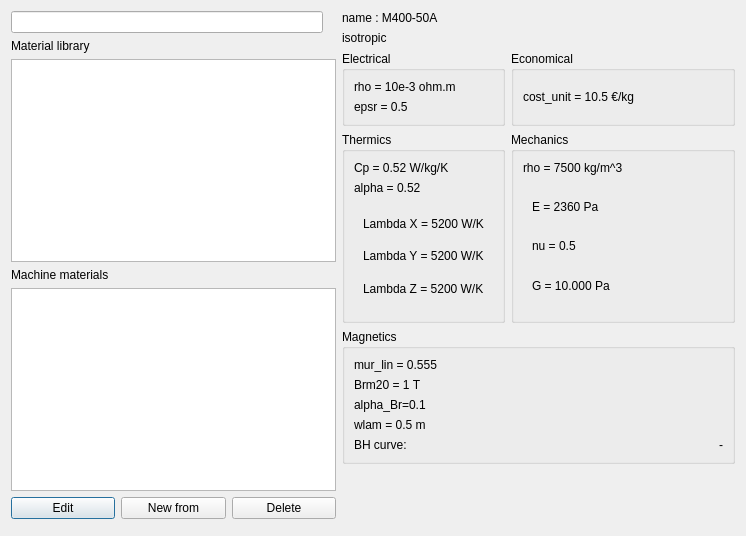
<?xml version="1.0" encoding="UTF-8"?>
<ui version="4.0">
 <class>DMatLib</class>
 <widget class="QDialog" name="DMatLib">
  <property name="geometry">
   <rect>
    <x>0</x>
    <y>0</y>
    <width>746</width>
    <height>536</height>
   </rect>
  </property>
  <property name="windowTitle">
   <string>Material Library</string>
  </property>
  <layout class="QVBoxLayout" name="verticalLayout_11">
   <item>
    <layout class="QHBoxLayout" name="horizontalLayout_2">
     <item>
      <layout class="QVBoxLayout" name="verticalLayout_3">
       <item>
        <layout class="QHBoxLayout" name="horizontalLayout_9">
         <item>
          <widget class="QLineEdit" name="le_search"/>
         </item>
         <item>
          <widget class="QLabel" name="img_search">
           <property name="text">
            <string/>
           </property>
           <property name="pixmap">
            <pixmap>
                                                    :/images/images/icon/search.png
                                                </pixmap>
           </property>
           <property name="scaledContents">
            <bool>true</bool>
           </property>
          </widget>
         </item>
        </layout>
       </item>
       <item>
        <layout class="QVBoxLayout" name="verticalLayout_12">
         <item>
          <widget class="QLabel" name="in_reference_mat_lib">
           <property name="text">
            <string>Material library</string>
           </property>
          </widget>
         </item>
         <item>
          <widget class="QListWidget" name="nav_mat"/>
         </item>
         <item>
          <widget class="QLabel" name="in_machine_mat">
           <property name="text">
            <string>Machine materials</string>
           </property>
          </widget>
         </item>
         <item>
          <widget class="QListWidget" name="nav_mat_mach"/>
         </item>
        </layout>
       </item>
       <item>
        <layout class="QHBoxLayout" name="horizontalLayout_8">
         <property name="sizeConstraint">
          <enum>QLayout::SetDefaultConstraint</enum>
         </property>
         <item>
          <widget class="QPushButton" name="b_edit">
           <property name="text">
            <string>Edit</string>
           </property>
          </widget>
         </item>
         <item>
          <widget class="QPushButton" name="b_duplicate">
           <property name="text">
            <string>New from</string>
           </property>
          </widget>
         </item>
         <item>
          <widget class="QPushButton" name="b_delete">
           <property name="text">
            <string>Delete</string>
           </property>
          </widget>
         </item>
        </layout>
       </item>
      </layout>
     </item>
     <item>
      <layout class="QVBoxLayout" name="verticalLayout_10">
       <item>
        <widget class="QLabel" name="out_name">
         <property name="text">
          <string>name : M400-50A</string>
         </property>
        </widget>
       </item>
       <item>
        <widget class="QLabel" name="out_iso">
         <property name="text">
          <string>isotropic</string>
         </property>
        </widget>
       </item>
       <item>
        <layout class="QGridLayout" name="gridLayout">
         <item row="0" column="0">
          <widget class="QGroupBox" name="g_elec">
           <property name="title">
            <string>Electrical</string>
           </property>
           <layout class="QVBoxLayout" name="verticalLayout_4">
            <item>
             <widget class="QLabel" name="out_rho_elec">
              <property name="text">
               <string>rho = 10e-3 ohm.m</string>
              </property>
             </widget>
            </item>
            <item>
             <widget class="QLabel" name="out_epsr">
              <property name="text">
               <string>epsr = 0.5</string>
              </property>
             </widget>
            </item>
           </layout>
          </widget>
         </item>
         <item row="0" column="1">
          <widget class="QGroupBox" name="g_eco">
           <property name="title">
            <string>Economical</string>
           </property>
           <layout class="QVBoxLayout" name="verticalLayout_5">
            <item>
             <widget class="QLabel" name="out_cost_unit">
              <property name="text">
               <string>cost_unit = 10.5 €/kg          </string>
              </property>
             </widget>
            </item>
           </layout>
          </widget>
         </item>
         <item row="1" column="0">
          <widget class="QGroupBox" name="g_thermics">
           <property name="title">
            <string>Thermics</string>
           </property>
           <layout class="QVBoxLayout" name="verticalLayout_6">
            <item>
             <widget class="QLabel" name="out_Cp">
              <property name="text">
               <string>Cp = 0.52 W/kg/K            </string>
              </property>
             </widget>
            </item>
            <item>
             <widget class="QLabel" name="out_alpha">
              <property name="text">
               <string>alpha = 0.52</string>
              </property>
             </widget>
            </item>
            <item>
             <widget class="QStackedWidget" name="nav_iso_therm">
              <property name="currentIndex">
               <number>1</number>
              </property>
              <widget class="QWidget" name="page_iso_therm">
               <layout class="QVBoxLayout" name="verticalLayout">
                <item>
                 <widget class="QLabel" name="out_L">
                  <property name="text">
                   <string>Lambda = 5200 W/K</string>
                  </property>
                 </widget>
                </item>
               </layout>
              </widget>
              <widget class="QWidget" name="page_niso_therm">
               <layout class="QVBoxLayout" name="verticalLayout_2">
                <item>
                 <widget class="QLabel" name="out_LX">
                  <property name="text">
                   <string>Lambda X = 5200 W/K</string>
                  </property>
                 </widget>
                </item>
                <item>
                 <widget class="QLabel" name="out_LY">
                  <property name="text">
                   <string>Lambda Y = 5200 W/K</string>
                  </property>
                 </widget>
                </item>
                <item>
                 <widget class="QLabel" name="out_LZ">
                  <property name="text">
                   <string>Lambda Z = 5200 W/K</string>
                  </property>
                 </widget>
                </item>
               </layout>
              </widget>
             </widget>
            </item>
           </layout>
          </widget>
         </item>
         <item row="1" column="1">
          <widget class="QGroupBox" name="g_mechanics">
           <property name="title">
            <string>Mechanics</string>
           </property>
           <layout class="QVBoxLayout" name="verticalLayout_9">
            <item>
             <widget class="QLabel" name="out_rho_meca">
              <property name="text">
               <string>rho = 7500 kg/m^3 </string>
              </property>
             </widget>
            </item>
            <item>
             <widget class="QStackedWidget" name="nav_iso_meca">
              <property name="currentIndex">
               <number>0</number>
              </property>
              <widget class="QWidget" name="page_iso_meca">
               <layout class="QVBoxLayout" name="verticalLayout_7">
                <item>
                 <widget class="QLabel" name="out_E">
                  <property name="text">
                   <string>E = 2360 Pa</string>
                  </property>
                 </widget>
                </item>
                <item>
                 <widget class="QLabel" name="out_nu">
                  <property name="text">
                   <string>nu = 0.5</string>
                  </property>
                 </widget>
                </item>
                <item>
                 <widget class="QLabel" name="out_G">
                  <property name="text">
                   <string>G = 10.000 Pa</string>
                  </property>
                 </widget>
                </item>
               </layout>
              </widget>
              <widget class="QWidget" name="page_nios_meca">
               <layout class="QGridLayout" name="gridLayout_2">
                <item row="1" column="0">
                 <widget class="QLabel" name="in_E">
                  <property name="text">
                   <string>E</string>
                  </property>
                 </widget>
                </item>
                <item row="1" column="1">
                 <widget class="QLabel" name="out_EX">
                  <property name="sizePolicy">
                   <sizepolicy hsizetype="Fixed" vsizetype="Fixed">
                    <horstretch>0</horstretch>
                    <verstretch>0</verstretch>
                   </sizepolicy>
                  </property>
                  <property name="minimumSize">
                   <size>
                    <width>50</width>
                    <height>20</height>
                   </size>
                  </property>
                  <property name="maximumSize">
                   <size>
                    <width>50</width>
                    <height>20</height>
                   </size>
                  </property>
                  <property name="frameShape">
                   <enum>QFrame::NoFrame</enum>
                  </property>
                  <property name="text">
                   <string>
                                                                                1.23e+10
                                                                            </string>
                  </property>
                 </widget>
                </item>
                <item row="1" column="2">
                 <widget class="QLabel" name="out_EY">
                  <property name="sizePolicy">
                   <sizepolicy hsizetype="Fixed" vsizetype="Fixed">
                    <horstretch>0</horstretch>
                    <verstretch>0</verstretch>
                   </sizepolicy>
                  </property>
                  <property name="minimumSize">
                   <size>
                    <width>50</width>
                    <height>20</height>
                   </size>
                  </property>
                  <property name="maximumSize">
                   <size>
                    <width>50</width>
                    <height>20</height>
                   </size>
                  </property>
                  <property name="frameShape">
                   <enum>QFrame::NoFrame</enum>
                  </property>
                  <property name="text">
                   <string>
                                                                                10
                                                                            </string>
                  </property>
                 </widget>
                </item>
                <item row="1" column="3">
                 <widget class="QLabel" name="out_EZ">
                  <property name="sizePolicy">
                   <sizepolicy hsizetype="Fixed" vsizetype="Fixed">
                    <horstretch>0</horstretch>
                    <verstretch>0</verstretch>
                   </sizepolicy>
                  </property>
                  <property name="minimumSize">
                   <size>
                    <width>50</width>
                    <height>20</height>
                   </size>
                  </property>
                  <property name="maximumSize">
                   <size>
                    <width>50</width>
                    <height>20</height>
                   </size>
                  </property>
                  <property name="frameShape">
                   <enum>QFrame::NoFrame</enum>
                  </property>
                  <property name="text">
                   <string>
                                                                                55.3
                                                                            </string>
                  </property>
                 </widget>
                </item>
                <item row="3" column="0">
                 <widget class="QLabel" name="in_nu">
                  <property name="text">
                   <string>nu</string>
                  </property>
                 </widget>
                </item>
                <item row="3" column="1">
                 <widget class="QLabel" name="out_nu_XY">
                  <property name="sizePolicy">
                   <sizepolicy hsizetype="Fixed" vsizetype="Fixed">
                    <horstretch>0</horstretch>
                    <verstretch>0</verstretch>
                   </sizepolicy>
                  </property>
                  <property name="minimumSize">
                   <size>
                    <width>50</width>
                    <height>20</height>
                   </size>
                  </property>
                  <property name="maximumSize">
                   <size>
                    <width>50</width>
                    <height>20</height>
                   </size>
                  </property>
                  <property name="frameShape">
                   <enum>QFrame::NoFrame</enum>
                  </property>
                  <property name="text">
                   <string>
                                                                                0.5
                                                                            </string>
                  </property>
                 </widget>
                </item>
                <item row="3" column="2">
                 <widget class="QLabel" name="out_nu_XZ">
                  <property name="sizePolicy">
                   <sizepolicy hsizetype="Fixed" vsizetype="Fixed">
                    <horstretch>0</horstretch>
                    <verstretch>0</verstretch>
                   </sizepolicy>
                  </property>
                  <property name="minimumSize">
                   <size>
                    <width>50</width>
                    <height>20</height>
                   </size>
                  </property>
                  <property name="maximumSize">
                   <size>
                    <width>50</width>
                    <height>20</height>
                   </size>
                  </property>
                  <property name="frameShape">
                   <enum>QFrame::NoFrame</enum>
                  </property>
                  <property name="text">
                   <string>
                                                                                0.5
                                                                            </string>
                  </property>
                 </widget>
                </item>
                <item row="3" column="3">
                 <widget class="QLabel" name="out_nu_YZ">
                  <property name="sizePolicy">
                   <sizepolicy hsizetype="Fixed" vsizetype="Fixed">
                    <horstretch>0</horstretch>
                    <verstretch>0</verstretch>
                   </sizepolicy>
                  </property>
                  <property name="minimumSize">
                   <size>
                    <width>50</width>
                    <height>20</height>
                   </size>
                  </property>
                  <property name="maximumSize">
                   <size>
                    <width>50</width>
                    <height>20</height>
                   </size>
                  </property>
                  <property name="frameShape">
                   <enum>QFrame::NoFrame</enum>
                  </property>
                  <property name="text">
                   <string>
                                                                                0.6
                                                                            </string>
                  </property>
                 </widget>
                </item>
                <item row="4" column="0">
                 <widget class="QLabel" name="in_G">
                  <property name="text">
                   <string>G</string>
                  </property>
                 </widget>
                </item>
                <item row="4" column="1">
                 <widget class="QLabel" name="out_GXY">
                  <property name="sizePolicy">
                   <sizepolicy hsizetype="Fixed" vsizetype="Fixed">
                    <horstretch>0</horstretch>
                    <verstretch>0</verstretch>
                   </sizepolicy>
                  </property>
                  <property name="minimumSize">
                   <size>
                    <width>50</width>
                    <height>20</height>
                   </size>
                  </property>
                  <property name="maximumSize">
                   <size>
                    <width>50</width>
                    <height>20</height>
                   </size>
                  </property>
                  <property name="frameShape">
                   <enum>QFrame::NoFrame</enum>
                  </property>
                  <property name="text">
                   <string>
                                                                                1023
                                                                            </string>
                  </property>
                 </widget>
                </item>
                <item row="4" column="2">
                 <widget class="QLabel" name="out_GXZ">
                  <property name="sizePolicy">
                   <sizepolicy hsizetype="Fixed" vsizetype="Fixed">
                    <horstretch>0</horstretch>
                    <verstretch>0</verstretch>
                   </sizepolicy>
                  </property>
                  <property name="minimumSize">
                   <size>
                    <width>50</width>
                    <height>20</height>
                   </size>
                  </property>
                  <property name="maximumSize">
                   <size>
                    <width>50</width>
                    <height>20</height>
                   </size>
                  </property>
                  <property name="frameShape">
                   <enum>QFrame::NoFrame</enum>
                  </property>
                  <property name="text">
                   <string>
                                                                                1024
                                                                            </string>
                  </property>
                 </widget>
                </item>
                <item row="4" column="3">
                 <widget class="QLabel" name="out_GYZ">
                  <property name="sizePolicy">
                   <sizepolicy hsizetype="Fixed" vsizetype="Fixed">
                    <horstretch>0</horstretch>
                    <verstretch>0</verstretch>
                   </sizepolicy>
                  </property>
                  <property name="minimumSize">
                   <size>
                    <width>50</width>
                    <height>20</height>
                   </size>
                  </property>
                  <property name="maximumSize">
                   <size>
                    <width>50</width>
                    <height>20</height>
                   </size>
                  </property>
                  <property name="frameShape">
                   <enum>QFrame::NoFrame</enum>
                  </property>
                  <property name="text">
                   <string>
                                                                                1024
                                                                            </string>
                  </property>
                 </widget>
                </item>
                <item row="2" column="1">
                 <widget class="QLabel" name="in_XY">
                  <property name="text">
                   <string>XY</string>
                  </property>
                 </widget>
                </item>
                <item row="2" column="2">
                 <widget class="QLabel" name="in_XZ">
                  <property name="text">
                   <string>XZ</string>
                  </property>
                 </widget>
                </item>
                <item row="0" column="2">
                 <widget class="QLabel" name="in_Y">
                  <property name="text">
                   <string>Y</string>
                  </property>
                 </widget>
                </item>
                <item row="0" column="1">
                 <widget class="QLabel" name="in_X">
                  <property name="text">
                   <string>X</string>
                  </property>
                 </widget>
                </item>
                <item row="2" column="3">
                 <widget class="QLabel" name="in_YZ">
                  <property name="text">
                   <string>YZ</string>
                  </property>
                 </widget>
                </item>
                <item row="0" column="3">
                 <widget class="QLabel" name="in_Z">
                  <property name="text">
                   <string>Z</string>
                  </property>
                 </widget>
                </item>
               </layout>
              </widget>
             </widget>
            </item>
           </layout>
          </widget>
         </item>
        </layout>
       </item>
       <item>
        <widget class="QGroupBox" name="g_mag">
         <property name="title">
          <string>Magnetics</string>
         </property>
         <layout class="QVBoxLayout" name="verticalLayout_8">
          <item>
           <widget class="QLabel" name="out_mur_lin">
            <property name="text">
             <string>mur_lin = 0.555</string>
            </property>
           </widget>
          </item>
          <item>
           <widget class="QLabel" name="out_Brm20">
            <property name="text">
             <string>Brm20 = 1 T</string>
            </property>
           </widget>
          </item>
          <item>
           <widget class="QLabel" name="out_alpha_Br">
            <property name="text">
             <string>alpha_Br=0.1</string>
            </property>
           </widget>
          </item>
          <item>
           <widget class="QLabel" name="out_wlam">
            <property name="text">
             <string>wlam = 0.5 m</string>
            </property>
           </widget>
          </item>
          <item>
           <layout class="QHBoxLayout" name="horizontalLayout">
            <item>
             <widget class="QLabel" name="in_BH_curve">
              <property name="text">
               <string>BH curve:</string>
              </property>
             </widget>
            </item>
            <item>
             <widget class="QLabel" name="out_BH">
              <property name="sizePolicy">
               <sizepolicy hsizetype="Expanding" vsizetype="Preferred">
                <horstretch>0</horstretch>
                <verstretch>0</verstretch>
               </sizepolicy>
              </property>
              <property name="text">
               <string>-</string>
              </property>
              <property name="alignment">
               <set>Qt::AlignRight|Qt::AlignTrailing|Qt::AlignVCenter</set>
              </property>
             </widget>
            </item>
           </layout>
          </item>
         </layout>
        </widget>
       </item>
       <item>
        <spacer name="verticalSpacer">
         <property name="orientation">
          <enum>Qt::Vertical</enum>
         </property>
         <property name="sizeHint" stdset="0">
          <size>
           <width>20</width>
           <height>40</height>
          </size>
         </property>
        </spacer>
       </item>
      </layout>
     </item>
    </layout>
   </item>
   <item>
    <widget class="QDialogButtonBox" name="b_close">
     <property name="orientation">
      <enum>Qt::Horizontal</enum>
     </property>
     <property name="standardButtons">
      <set>QDialogButtonBox::NoButton</set>
     </property>
    </widget>
   </item>
  </layout>
  <zorder>b_close</zorder>
  <zorder></zorder>
 </widget>
 <resources>
  <include location="../../Resources/pyleecan.qrc"/>
  <include location="../../Resources/pyleecan.qrc"/>
 </resources>
 <connections>
  <connection>
   <sender>b_close</sender>
   <signal>accepted()</signal>
   <receiver>DMatLib</receiver>
   <slot>accept()</slot>
   <hints>
    <hint type="sourcelabel">
     <x>248</x>
     <y>254</y>
    </hint>
    <hint type="destinationlabel">
     <x>157</x>
     <y>274</y>
    </hint>
   </hints>
  </connection>
  <connection>
   <sender>b_close</sender>
   <signal>rejected()</signal>
   <receiver>DMatLib</receiver>
   <slot>reject()</slot>
   <hints>
    <hint type="sourcelabel">
     <x>316</x>
     <y>260</y>
    </hint>
    <hint type="destinationlabel">
     <x>286</x>
     <y>274</y>
    </hint>
   </hints>
  </connection>
 </connections>
</ui>
